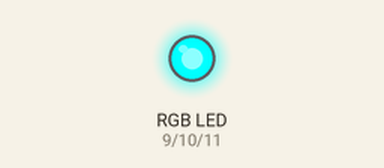
Recording of a sketch running on a simulated Arduino Uno, built with avr-gcc and run on an emulated ATmega328P. Parts: an RGB LED mixed from three pins (HIGH = lit).

Above: at 0.05 s.
At 0.9 s:
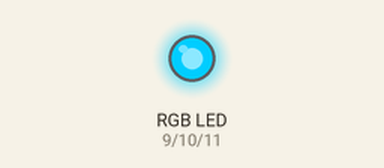
At 1.3 s:
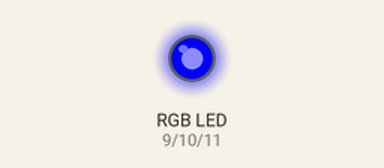
At 1.75 s:
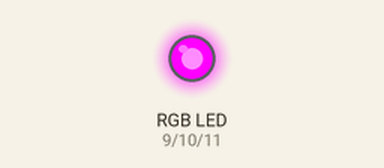
At 2.6 s:
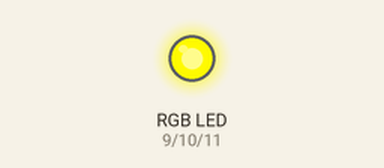
At 3.45 s:
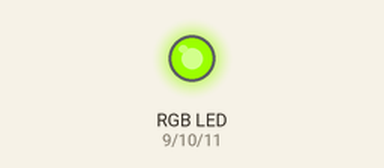
Timing chart, 0 to 8.1 s (numbered marks = the images above):
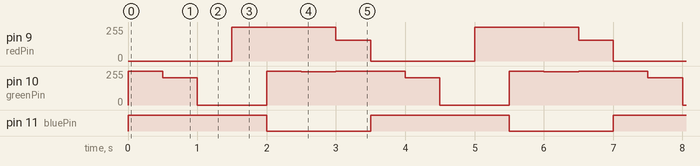

The sketch:

20_RGBled1.ino
```cpp
int redPin = 9;
int greenPin = 10;
int bluePin = 11;

void setup(){
  pinMode(redPin, OUTPUT);
  pinMode(greenPin, OUTPUT);
  pinMode(bluePin, OUTPUT);
}
void loop(){
  for(int i=0; i<7; i++)
  {
    switch(i)
    {
      case 0: // 빨
        setColor(255,0,0);
        break;
      case 1: // 주
        setColor(255,50,0);
        break;
      case 2: // 노
        setColor(255,255,0);
        break;
      case 3: // 초
        setColor(0,255,0);
        break;
      case 4: // 파
        setColor(0,0,255);
        break;
      case 5: // 남
        setColor(0,5,255);
        break;
      case 6: // 보
        setColor(100,0,255);
        break;
    }
    delay(500); // 0.5초 간격
  }
}

void setColor(int redv, int greenv, int bluev){
  // common anode type 이므로 255를 빼준 값을 적용함
  analogWrite(redPin, 255-redv);
  analogWrite(greenPin, 255-greenv);
  analogWrite(bluePin, 255-bluev);
}
```

Measured:
- by itself, pin 9 (redPin): repeats every 3.5 s: 155/255 0.50 s, 0/255 1.5 s, 255/255 1.5 s
- by itself, pin 10 (greenPin): repeats every 3.5 s: 205/255 0.50 s, 0/255 1.0 s, 255/255 0.50 s, 250/255 0.50 s, 255/255 1.0 s
- by itself, pin 11 (bluePin): alternates HIGH for 2.0 s and LOW for 1.5 s
